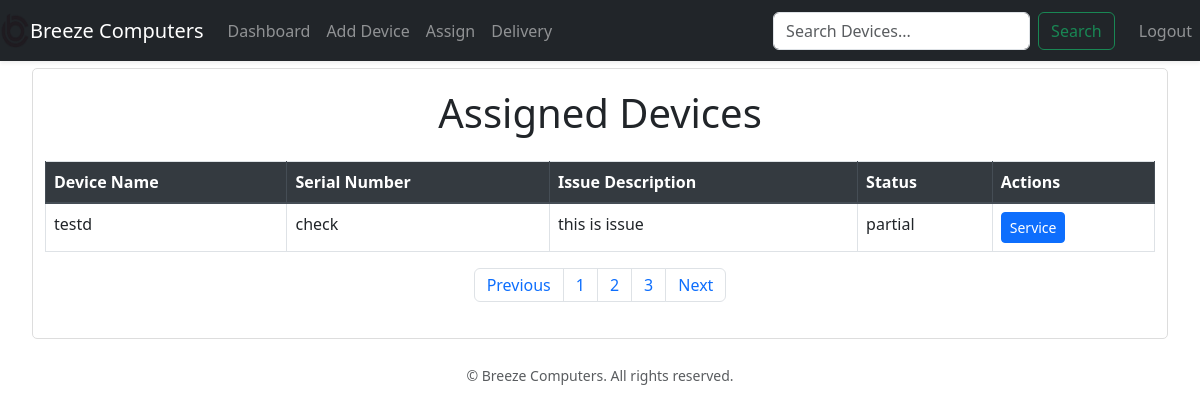
Before: /assigned_devices (signed in) with the older database file.
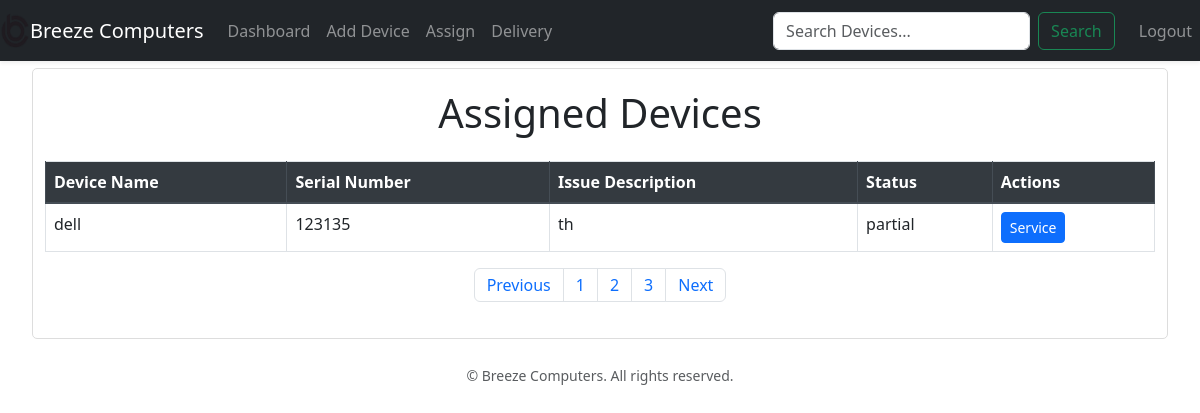
After: the same page with the newer database file.
### models.py (models this page shows, shortened)
class Device(db.Model):
    id = db.Column(db.Integer, primary_key=True)
    device_type = db.Column(db.String(100), nullable=False)
    device_name = db.Column(db.String(100), nullable=False)
    model = db.Column(db.String(100), nullable=False)
    serial_number = db.Column(db.String(100), nullable=False)
    issue_description = db.Column(db.Text, nullable=False)
    device_status = db.Column(db.String(100),nullable=False)
    assign_status = db.Column(db.String(100), default='Unassigned')
    remark = db.Column(db.Text)
    service_id = db.Column(db.Integer, unique=True, nullable=False)
    assigned_to = db.Column(db.Integer)
    added_by = db.Column(db.Integer, db.ForeignKey('user.id'), nullable=False)
    bill_value = db.Column(db.Float, default=0.0)
    bill_status = db.Column(db.String(20), default="unpaid")
    received_date = db.Column(DateTime, nullable=False)
    expected_delivery_date = db.Column(DateTime, nullable=False)
    expected_budget = db.Column(Float, nullable=False)
    customer_id = db.Column(db.Integer, db.ForeignKey('customer.id'), nullable=False)

### app_cusdata.py (the view)
@app.route('/assigned_devices')
@login_required
def assigned_devices():
    if current_user.user_level != 'admin':
        assigned_devices = Device.query.filter_by(assigned_to=current_user.id).all()
    if current_user.user_level == 'admin':
        assigned_devices = Device.query.filter_by(assign_status='Assigned').all()
    if not assigned_devices:
        return redirect(url_for('dashboard'))
    return render_template('assigned_devices.html', assigned_devices=assigned_devices)

### app_cusdata.py (called while the page is built)
@app.context_processor
def inject_csrf_token():
    return dict(csrf_token=generate_csrf)

@login_manager.user_loader
def load_user(user_id):
    return User.query.get(int(user_id))

### templates/assigned_devices.html (shortened to what this page needs)
{% extends "base.html" %}
{% block content %}
<div class="container mt-5">
    <h1 class="text-center mb-4">Assigned Devices</h1>
    <table class="table table-bordered">
        <thead class="thead-dark">
            <tr>
                <th>Device Name</th>
                <th>Serial Number</th>
                <th>Issue Description</th>
                <th>Status</th>
                <th>Actions</th>
            </tr>
        </thead>
        <tbody>
            {% for device in assigned_devices %}
                <tr>
                    <td>{{ device.device_name }}</td>
                    <td>{{ device.serial_number }}</td>
                    <td>{{ device.issue_description }}</td>
                    <td>{{ device.device_status }}</td>
                    <td>
                        <a href="{{ url_for('service', device_id=device.id) }}" class="btn btn-primary btn-sm">Service</a>
                    </td>
                </tr>
            {% endfor %}
        </tbody>
    </table>
    <nav aria-label="Page navigation">
        <ul class="pagination justify-content-center">
            <li class="page-item"><a class="page-link" href="#">Previous</a></li>
            <li class="page-item"><a class="page-link" href="#">1</a></li>
            <li class="page-item"><a class="page-link" href="#">2</a></li>
            <li class="page-item"><a class="page-link" href="#">3</a></li>
            <li class="page-item"><a class="page-link" href="#">Next</a></li>
        </ul>
    </nav>
</div>
{% endblock %}

### templates/base.html (shortened to what this page needs)
<!DOCTYPE html>
<html lang="en">
<head>
    <link rel="stylesheet" href="https://cdn.jsdelivr.net/npm/bootstrap@4.6.2/dist/css/bootstrap.min.css">
    <link rel="stylesheet" href="{{ url_for('static', filename='css/style.css') }}">
    <link href="https://cdn.jsdelivr.net/npm/bootstrap@5.3.0/dist/css/bootstrap.min.css" rel="stylesheet">
</head>
<body>
    <nav class="navbar navbar-expand-lg navbar-dark bg-dark fixed-top shadow-sm">
        <a class="navbar-brand d-flex align-items-center" href="{{ url_for('dashboard') }}">
            <img src="{{ url_for('static', filename='images/logo.png') }}" alt="Logo" class="navbar-logo" height="35px" width="30px">
            <span>Breeze Computers</span>
        </a>
        <div class="collapse navbar-collapse" id="navbarContent">
            <ul class="navbar-nav mr-auto">
                <li class="nav-item {% if request.endpoint == 'dashboard' %}active{% endif %}">
                    <a class="nav-link" href="{{ url_for('dashboard') }}">Dashboard <span class="sr-only">(current)</span></a>
                </li>
                <li class="nav-item {% if request.endpoint == 'add_device' %}active{% endif %}">
                    <a class="nav-link" href="{{ url_for('add_device') }}">Add Device</a>
                </li>
                <li class="nav-item {% if request.endpoint == 'device_assign' %}active{% endif %}">
                    <a class="nav-link" href="{{ url_for('device_assign') }}">Assign</a>
                </li>
                 <li class="nav-item {% if request.endpoint == 'delivery_ready' %}active{% endif %}">
                     <a class="nav-link" href="{{ url_for('delivery_ready') }}">Delivery</a>
                 </li>
                 </ul>
            <form class="form-inline my-2 my-lg-0 mr-3" id="searchForm" action="{{ url_for('list_device') }}" method="GET">
                 <input class="form-control mr-sm-2" type="search" placeholder="Search Devices..." aria-label="Search" name="q" id="searchInput">
                 <button class="btn btn-outline-success my-2 my-sm-0" type="submit">Search</button>
            </form>
            <ul class="navbar-nav">
                <li class="nav-item">
                    <a class="nav-link" href="{{ url_for('logout') }}">Logout</a>
                </li>
            </ul>
        </div>
    </nav>
    <main class="content-container container-fluid">
        {% block content %}
        {% endblock %}
    </main>
    <footer class="text-center mt-4 mb-3 text-muted">
        <small>&copy; Breeze Computers. All rights reserved.</small>
    </footer>
</body>
</html>

### static/css/style.css (style rules this page uses)
body { font-family: sans-serif; margin: 0; padding: 20px; }
main { display: flex; flex-wrap: wrap; justify-content: space-between; }
.container { max-width: 600px; margin: 0 auto; padding: 20px; border: 1px solid #ddd; border-radius: 5px; }
h1 { text-align: center; margin-bottom: 20px; }

Changed rows visible on the page:
no longer on this page (row edited): Device: device_name "testd", serial_number "check", issue_description "this is issue", device_status "partial"
added Device: device_name "dell", serial_number "123135", issue_description "th", device_status "partial"
